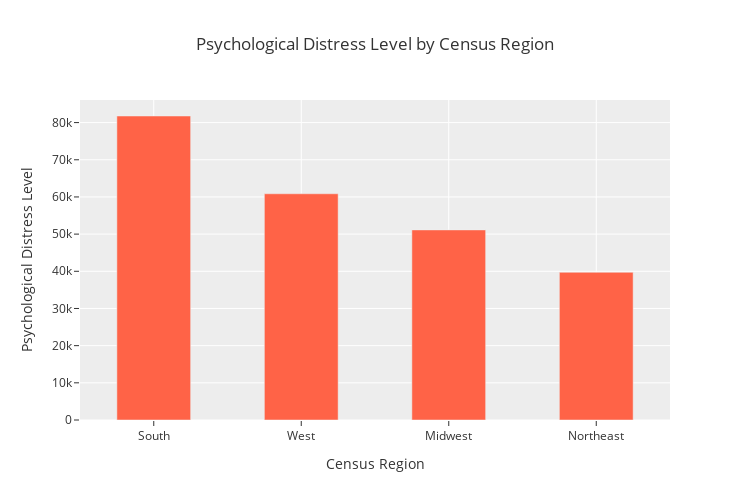

The code cell stored with this chart in its notebook:
### Code cell
# Calculate the average Psychological Distress Level for each Region
region_df = df.groupby('Region')['Psychological Distress Level'].sum().reset_index()

# Sort regions by Psychological Distress Level in descending order
region_df = region_df.sort_values(by='Psychological Distress Level', ascending=False)

# Create a bar chart for the average Psychological Distress Level in each Census Region
fig = px.bar(region_df , 
             x='Region', 
             y='Psychological Distress Level', 
             title='Psychological Distress Level by Census Region',
             labels={'Psychological Distress Level': 'Psychological Distress Level'},
             height=500)

# Customize the bar chart
fig.update_traces(marker_color='#FF6347')  # Set all bars to red color

fig.update_layout(
    title_x=0.5,  # Center the title
    yaxis_title='Psychological Distress Level',  
    xaxis_title='Census Region',  
    bargap=0.5,  
    hovermode="x",  
    uniformtext_minsize=10,  # Set minimum size for uniform text on bars
    uniformtext_mode='hide',  
)
# Show the bar chart
fig.show()

### Figure 1 — Plotly figure (JSON) as saved in the notebook; plotly's stock layout.template omitted (floating-point values rounded to 4 significant figures)
{"data": [{"alignmentgroup": "True", "hovertemplate": "Region=%{x}<br>Psychological Distress Level=%{y}<extra></extra>", "legendgroup": "", "marker": {"color": "#FF6347", "pattern": {"shape": ""}}, "name": "", "offsetgroup": "", "orientation": "v", "showlegend": false, "textposition": "auto", "type": "bar", "x": ["South", "West", "Midwest", "Northeast"], "xaxis": "x", "y": [81770.0, 60850.0, 51130.0, 39720.0], "yaxis": "y"}], "layout": {"bargap": 0.5, "barmode": "relative", "height": 500, "hovermode": "x", "legend": {"tracegroupgap": 0}, "title": {"text": "Psychological Distress Level by Census Region", "x": 0.5}, "uniformtext": {"minsize": 10, "mode": "hide"}, "width": 750, "xaxis": {"anchor": "y", "domain": [0, 1], "title": {"text": "Census Region"}}, "yaxis": {"anchor": "x", "domain": [0, 1], "title": {"text": "Psychological Distress Level"}}}}
